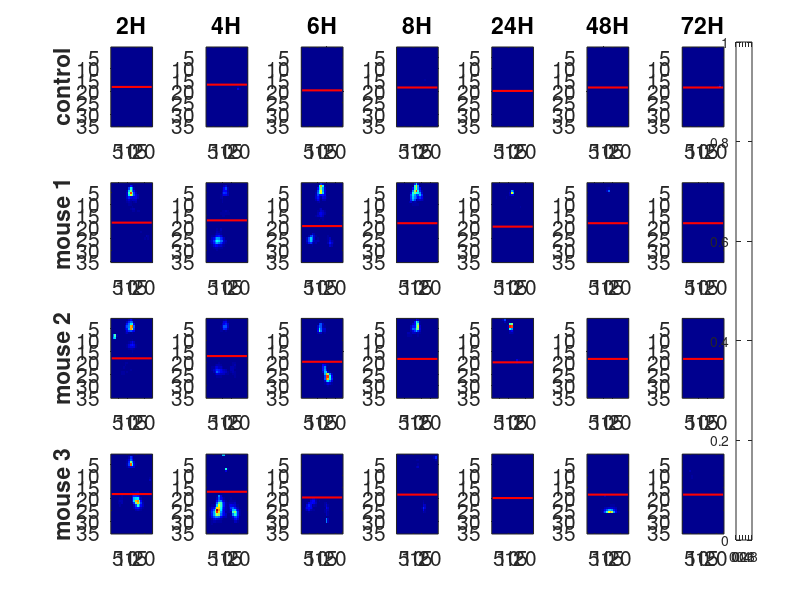

Source code (MATLAB): (Note: this script raises an error after producing the figure.)
%% Compile all the image information from the experiment BalbC-RagGC-PAK_P1-2011-09-20-Mice123 in a single data structure
% In the experiment Rag2−/−Il2rg−/− mice were treated with phage

clc
clear
close all

%% Load the image information from 2 to 72 hours post infection

load mice_data_2H.mat
load mice_data_4H.mat
load mice_data_6H.mat
load mice_data_8H.mat
load mice_data_24H.mat
load mice_data_48H.mat
load mice_data_72H.mat

load border_2H.mat
load border_4H.mat
load border_6H.mat
load border_8H.mat
load border_24H.mat
load border_48H.mat
load border_72H.mat


% pad zeros so all images are of the same size (n x m)
default_size = [35 24];
num_mice = size(mice_data_2H, 3);
for n = 1:num_mice
    
    if n <= size(mice_data_2H, 3)
        
        img_size = size(mice_data_2H(:,:,n));
        img = mice_data_2H(:,:,n);
        check_size = (img_size == default_size);
        time = {'H2'};
        
        if sum(check_size) == 2
            
            all_data(n).(time{1}) = img;
            
        elseif sum(check_size) == 1
            
            ind_pad = find(~check_size);
            num_to_pad = default_size(ind_pad) - img_size(ind_pad);
            if ind_pad == 1
                
                zero_pad = zeros(num_to_pad, img_size(2));
                img_wpad = [img; zero_pad];
            else
                zero_pad = zeros(img_size(1), num_to_pad);
                img_wpad = [img zero_pad];
            end
            
           all_data(n).(time{1}) = img_wpad;
            
        else
            rows_to_pad = default_size(1) - img_size(1);
            cols_to_pad = default_size(2) - img_size(2);
            zero_pad_rows = zeros(rows_to_pad, img_size(2));
            img_wpad = [img; zero_pad_rows];
            img_size_wpad = size(img_wpad);
            zero_pad_cols = zeros(img_size_wpad(1), cols_to_pad);
            img_wpad = [img_wpad zero_pad_cols];
            all_data(n).(time{1}) = img_wpad;
        end
        
        disp(size(all_data(n).(time{1})))
        top_bottom = all_data(n).(time{1});
        border = border_2H;
        border = round(border);
        if numel(border) == 1
            
            top_data(n).(time{1}) = top_bottom(1:border, :);
            bottom_data(n).(time{1}) = top_bottom(border+1:end, :);
            
        else
            
            top_data(n).(time{1}) = top_bottom(1:border(n), :);
            bottom_data(n).(time{1}) = top_bottom(border(n)+1:end, :);
            
        end
    end
    
end

default_size = [35 24];
num_mice = size(mice_data_4H, 3);
for n = 1:num_mice
    
    if n <= size(mice_data_4H, 3)
        
        img_size = size(mice_data_4H(:,:,n));
        img = mice_data_4H(:,:,n);
        check_size = (img_size == default_size);
        time = {'H4'};
        
        if sum(check_size) == 2
            
            all_data(n).(time{1}) = img;
            
        elseif sum(check_size) == 1
            
            ind_pad = find(~check_size);
            num_to_pad = default_size(ind_pad) - img_size(ind_pad);
            if ind_pad == 1
                
                zero_pad = zeros(num_to_pad, img_size(2));
                img_wpad = [img; zero_pad];
            else
                zero_pad = zeros(img_size(1), num_to_pad);
                img_wpad = [img zero_pad];
            end
            
            all_data(n).(time{1}) = img_wpad;
            
        else
            rows_to_pad = default_size(1) - img_size(1);
            cols_to_pad = default_size(2) - img_size(2);
            zero_pad_rows = zeros(rows_to_pad, img_size(2));
            img_wpad = [img; zero_pad_rows];
            img_size_wpad = size(img_wpad);
            zero_pad_cols = zeros(img_size_wpad(1), cols_to_pad);
            img_wpad = [img_wpad zero_pad_cols];
            all_data(n).(time{1}) = img_wpad;
        end
        
        disp(size(all_data(n).(time{1})))
        top_bottom = all_data(n).(time{1});
        border = border_4H;
        border = round(border);
        if numel(border) == 1
            
            top_data(n).(time{1}) = top_bottom(1:border, :);
            bottom_data(n).(time{1}) = top_bottom(border+1:end, :);
            
        else
            
            top_data(n).(time{1}) = top_bottom(1:border(n), :);
            bottom_data(n).(time{1}) = top_bottom(border(n)+1:end, :);
            
        end
    end
    
end


default_size = [35 24];
num_mice = size(mice_data_6H, 3);
for n = 1:num_mice
    
    if n <= size(mice_data_6H, 3)
        
        img_size = size(mice_data_6H(:,:,n));
        img = mice_data_6H(:,:,n);
        check_size = (img_size == default_size);
        time = {'H6'};
        
        if sum(check_size) == 2
            
            all_data(n).(time{1}) = img;
            
        elseif sum(check_size) == 1
            
            ind_pad = find(~check_size);
            num_to_pad = default_size(ind_pad) - img_size(ind_pad);
            if ind_pad == 1
                
                zero_pad = zeros(num_to_pad, img_size(2));
                img_wpad = [img; zero_pad];
            else
                zero_pad = zeros(img_size(1), num_to_pad);
                img_wpad = [img zero_pad];
            end
            
            all_data(n).(time{1}) = img_wpad;
            
        else
            rows_to_pad = default_size(1) - img_size(1);
            cols_to_pad = default_size(2) - img_size(2);
            zero_pad_rows = zeros(rows_to_pad, img_size(2));
            img_wpad = [img; zero_pad_rows];
            img_size_wpad = size(img_wpad);
            zero_pad_cols = zeros(img_size_wpad(1), cols_to_pad);
            img_wpad = [img_wpad zero_pad_cols];
            all_data(n).(time{1}) = img_wpad;
        end
        
        disp(size(all_data(n).(time{1})))
        top_bottom = all_data(n).(time{1});
        border = border_6H;
        border = round(border);
        if numel(border) == 1
            
            top_data(n).(time{1}) = top_bottom(1:border, :);
            bottom_data(n).(time{1}) = top_bottom(border+1:end, :);
            
        else
            
            top_data(n).(time{1}) = top_bottom(1:border(n), :);
            bottom_data(n).(time{1}) = top_bottom(border(n)+1:end, :);
            
        end
    end
    
end

default_size = [35 24];
num_mice = size(mice_data_8H, 3);
for n = 1:num_mice
    
    if n <= size(mice_data_8H, 3)
        
        img_size = size(mice_data_8H(:,:,n));
        img = mice_data_8H(:,:,n);
        check_size = (img_size == default_size);
        time = {'H8'};
        
        if sum(check_size) == 2
            
            all_data(n).(time{1}) = img;
            
        elseif sum(check_size) == 1
            
            ind_pad = find(~check_size);
            num_to_pad = default_size(ind_pad) - img_size(ind_pad);
            if ind_pad == 1
                
                zero_pad = zeros(num_to_pad, img_size(2));
                img_wpad = [img; zero_pad];
            else
                zero_pad = zeros(img_size(1), num_to_pad);
                img_wpad = [img zero_pad];
            end
            
            all_data(n).(time{1}) = img_wpad;
            
        else
            rows_to_pad = default_size(1) - img_size(1);
            cols_to_pad = default_size(2) - img_size(2);
            zero_pad_rows = zeros(rows_to_pad, img_size(2));
            img_wpad = [img; zero_pad_rows];
            img_size_wpad = size(img_wpad);
            zero_pad_cols = zeros(img_size_wpad(1), cols_to_pad);
            img_wpad = [img_wpad zero_pad_cols];
            all_data(n).(time{1}) = img_wpad;
        end
        
        disp(size(all_data(n).(time{1})))
        top_bottom = all_data(n).(time{1});
        border = border_8H;
        border = round(border);
        if numel(border) == 1
            
            top_data(n).(time{1}) = top_bottom(1:border, :);
            bottom_data(n).(time{1}) = top_bottom(border+1:end, :);
            
        else
            
            top_data(n).(time{1}) = top_bottom(1:border(n), :);
            bottom_data(n).(time{1}) = top_bottom(border(n)+1:end, :);
            
        end
    end
    
end


default_size = [35 24];
num_mice = size(mice_data_24H, 3);
for n = 1:num_mice
    
    if n <= size(mice_data_24H, 3)
        
        img_size = size(mice_data_24H(:,:,n));
        img = mice_data_24H(:,:,n);
        check_size = (img_size == default_size);
        time = {'H24'};
        
        if sum(check_size) == 2
            
            all_data(n).(time{1}) = img;
            
        elseif sum(check_size) == 1
            
            ind_pad = find(~check_size);
            num_to_pad = default_size(ind_pad) - img_size(ind_pad);
            if ind_pad == 1
                
                zero_pad = zeros(num_to_pad, img_size(2));
                img_wpad = [img; zero_pad];
            else
                zero_pad = zeros(img_size(1), num_to_pad);
                img_wpad = [img zero_pad];
            end
            
            all_data(n).(time{1}) = img_wpad;
            
        else
            rows_to_pad = default_size(1) - img_size(1);
            cols_to_pad = default_size(2) - img_size(2);
            zero_pad_rows = zeros(rows_to_pad, img_size(2));
            img_wpad = [img; zero_pad_rows];
            img_size_wpad = size(img_wpad);
            zero_pad_cols = zeros(img_size_wpad(1), cols_to_pad);
            img_wpad = [img_wpad zero_pad_cols];
            all_data(n).(time{1}) = img_wpad;
        end
        
        disp(size(all_data(n).(time{1})))
        top_bottom = all_data(n).(time{1});
        border = border_24H;
        border = round(border);
        if numel(border) == 1
            
            top_data(n).(time{1}) = top_bottom(1:border, :);
            bottom_data(n).(time{1}) = top_bottom(border+1:end, :);
            
        else
            
            top_data(n).(time{1}) = top_bottom(1:border(n), :);
            bottom_data(n).(time{1}) = top_bottom(border(n)+1:end, :);
            
        end
    end
    
end


default_size = [35 24];
num_mice = size(mice_data_48H, 3);
for n = 1:num_mice
    
    if n <= size(mice_data_48H, 3)
        
        img_size = size(mice_data_48H(:,:,n));
        img = mice_data_48H(:,:,n);
        check_size = (img_size == default_size);
        time = {'H48'};
        
        if sum(check_size) == 2
            
            all_data(n).(time{1}) = img;
            
        elseif sum(check_size) == 1
            
            ind_pad = find(~check_size);
            num_to_pad = default_size(ind_pad) - img_size(ind_pad);
            if ind_pad == 1
                
                zero_pad = zeros(num_to_pad, img_size(2));
                img_wpad = [img; zero_pad];
            else
                zero_pad = zeros(img_size(1), num_to_pad);
                img_wpad = [img zero_pad];
            end
            
            all_data(n).(time{1}) = img_wpad;
            
        else
            rows_to_pad = default_size(1) - img_size(1);
            cols_to_pad = default_size(2) - img_size(2);
            zero_pad_rows = zeros(rows_to_pad, img_size(2));
            img_wpad = [img; zero_pad_rows];
            img_size_wpad = size(img_wpad);
            zero_pad_cols = zeros(img_size_wpad(1), cols_to_pad);
            img_wpad = [img_wpad zero_pad_cols];
            all_data(n).(time{1}) = img_wpad;
        end
        
        disp(size(all_data(n).(time{1})))
        top_bottom = all_data(n).(time{1});
        border = border_48H;
        border = round(border);
        if numel(border) == 1
            
            top_data(n).(time{1}) = top_bottom(1:border, :);
            bottom_data(n).(time{1}) = top_bottom(border+1:end, :);
            
        else
            
            top_data(n).(time{1}) = top_bottom(1:border(n), :);
            bottom_data(n).(time{1}) = top_bottom(border(n)+1:end, :);
            
        end
    end
    
end

default_size = [35 24];
num_mice = size(mice_data_72H, 3);
for n = 1:num_mice
    
    if n <= size(mice_data_72H, 3)
        
        img_size = size(mice_data_72H(:,:,n));
        img = mice_data_72H(:,:,n);
        check_size = (img_size == default_size);
        time = {'H72'};
        
        if sum(check_size) == 2
            
            all_data(n).(time{1}) = img;
            
        elseif sum(check_size) == 1
            
            ind_pad = find(~check_size);
            num_to_pad = default_size(ind_pad) - img_size(ind_pad);
            if ind_pad == 1
                
                zero_pad = zeros(num_to_pad, img_size(2));
                img_wpad = [img; zero_pad];
            else
                zero_pad = zeros(img_size(1), num_to_pad);
                img_wpad = [img zero_pad];
            end
            
            all_data(n).(time{1}) = img_wpad;
            
        else
            rows_to_pad = default_size(1) - img_size(1);
            cols_to_pad = default_size(2) - img_size(2);
            zero_pad_rows = zeros(rows_to_pad, img_size(2));
            img_wpad = [img; zero_pad_rows];
            img_size_wpad = size(img_wpad);
            zero_pad_cols = zeros(img_size_wpad(1), cols_to_pad);
            img_wpad = [img_wpad zero_pad_cols];
            all_data(n).(time{1}) = img_wpad;
        end
        
        disp(size(all_data(n).(time{1})))
        top_bottom = all_data(n).(time{1});
        border = border_72H;
        border = round(border);
        if numel(border) == 1
            
            top_data(n).(time{1}) = top_bottom(1:border, :);
            bottom_data(n).(time{1}) = top_bottom(border+1:end, :);
            
        else
            
            top_data(n).(time{1}) = top_bottom(1:border(n), :);
            bottom_data(n).(time{1}) = top_bottom(border(n)+1:end, :);
            
        end
    end
    
end


flag_border = 1;
split(1).b = border_2H;
split(2).b = border_4H;
split(3).b = border_6H;
split(4).b = border_8H;
split(5).b = border_24H;
split(6).b = border_48H;
split(7).b = border_72H;

num_mice = length(all_data);
times = length(fieldnames(all_data));
time_labels = fieldnames(all_data);
sub_count = 1;
when_time = 1:7;
when_mouse_label = [1 8 15 22];
figure(1);
for n = 1:num_mice
    
    for t = 1:times
        
        if ~isempty(all_data(n).(time_labels{t}))
            
            subplot(num_mice, times, sub_count)
            imagesc(all_data(n).(time_labels{t}), [0 1])
            axis tight;
            colormap(jet);
            
            if flag_border
                if numel(split(t).b) == 1
                    hold on
                    plot([1 size(all_data(n).(time_labels{t}), 2)], [split(t).b split(t).b], '-r', 'linewidth', 1.5)
                    hold off
                else
         
                    hold on
                    plot([1 size(all_data(n).(time_labels{t}), 2)], [split(t).b(n) split(t).b(n)], '-r', 'linewidth', 1.5)
                    hold off
                end
            end
            
            if ismember(sub_count, when_time)
                lab = time_labels{t};
                title([lab(2:end) lab(1)])
            end
            if ismember(sub_count, when_mouse_label)
                if n ~=1
                    ylabel(['mouse ' num2str(n-1)],'fontweight','bold')
                else
                    ylabel('control', 'fontweight','bold')
                end
            end
            
            set(gca, 'fontsize', 15)
            sub_count = sub_count + 1;
            
        else
            sub_count = sub_count + 1;
        end
        
        
    end
end

cb = colorbar('Position', [0.92 0.1 0.02 0.83], 'fontsize', 15, 'fontweight', 'bold');
cb.Label.String = 'Pixel intensity';
set(gcf, 'position', [ 311         220        1687        1088])
% fig_dir =  '/Users/rrodriguez77/Dropbox (GaTech)/images_mice_NIHphage_New_desktop/IVIS_CHM2017_data_fig/figures/';
% saveas(gcf,[fig_dir 'data_RagPpos_2011_09_20_mice123'],'epsc')

%% Save and organize image data

data_RagPpos_2011_09_20_mice123.data = all_data;
data_RagPpos_2011_09_20_mice123.live= [2 3 4];
data_RagPpos_2011_09_20_mice123.dead = [];
data_RagPpos_2011_09_20_mice123.top = top_data;
data_RagPpos_2011_09_20_mice123.bottom = bottom_data;

%save('../data/data_RagPpos_2011_09_20_mice123.mat', 'data_RagPpos_2011_09_20_mice123');
